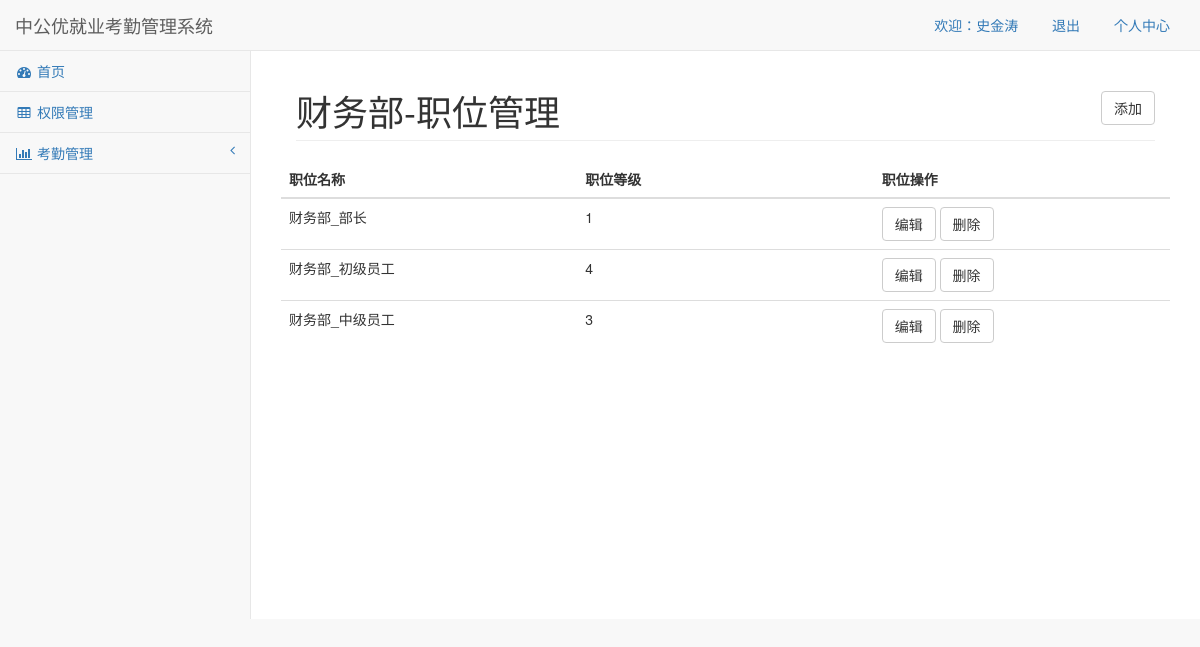
The app's page /look_position/?id=2 (signed in) with its own data.
### models.py (models this page shows, shortened)
class Base(db.Model):
    __abstract__ = True
    id = db.Column(db.Integer,primary_key=True,autoincrement=True)

class Person(Base):
    __tablename__ = "person"
    name = db.Column(db.String(32),nullable=False)
    password = db.Column(db.String(32),nullable=False)
    nickname = db.Column(db.String(32),nullable=True)
    gender = db.Column(db.String(32),nullable=True)
    age = db.Column(db.Integer,nullable=True)
    job_num = db.Column(db.String(32),nullable=True)
    phone = db.Column(db.String(32),nullable=True)
    email = db.Column(db.String(32),nullable=True)
    picture = db.Column(db.String(64),nullable=True)
    address = db.Column(db.String(64),nullable=True)
    score = db.Column(db.Float,nullable=True)
    position_id = db.Column(db.Integer,db.ForeignKey("position.id"))
    positions = db.relationship("Position",backref="person")

class Department(Base):
    __tablename__ = "department"
    name = db.Column(db.String(32)) # 部门名称
    desc = db.Column(db.Text) # 部门描述
    positions = db.relationship("Position",backref="dept")

class Position(Base):
    __tablename__ = "position"
    name = db.Column(db.String(32),nullable=True)  # 职位名称
    level = db.Column(db.Integer) # 职级  1,2,3
    Department_id = db.Column(db.Integer,db.ForeignKey("department.id"))

### views.py (the view)
@app.route("/look_position/",methods=["GET","POST"])
def look_position():
    if request.method == "GET":
        id = request.args.get("id")
        department_obj = Department.query.get(id)
        position_obj = department_obj.positions
        return render_template("look_position.html",position_obj=position_obj,department_obj=department_obj)

### views.py (called while the page is built)
@app.add_template_global
def aa():
    result = {
        'news': False,
        'renshi': False
    }
    person_id = request.cookies.get('person_id')
    person_obj = Person.query.get(person_id)
    pos_obj = person_obj.positions  # 职位对象
    permission_obj_list = pos_obj.permission  # 权限对象。
    for permission_obj in permission_obj_list:
        if permission_obj.name == '新闻管理':
            result['news'] = True
        if permission_obj.name == '人事管理':
            result['renshi'] = True
        if permission_obj.name == '考勤管理':
            result['kaoqin'] = True
    return result

### templates/look_position.html (shortened to what this page needs)
{% extends "base.html" %}
{% block contain_title %}
        {{ department_obj.name }}-职位管理
        <a class="btn btn-default pull-right" data-toggle="modal" data-target="#add_modal">添加</a>
{% endblock %}
{% block contain %}
                <div class="row">
                <div class="col-lg-12">
                    <div class="row">
                        <table class="table">
                            <thead>
                            <tr>
                                <th>职位名称</th>
                                <th>职位等级</th>
                                <th>职位操作</th>
                            </tr>
                            </thead>
                            <tbody>
                        {% for i in position_obj %}
                            <tr>
                                <td class="col-lg-4">{{ i.name }}</td>
                                <td class="col-lg-4">{{ i.level }}</td>
                                <td class="col-lg-4">
                                    <a class="btn btn-default" data-toggle="modal"
                                       onclick="getPositionInfo('{{ i.id }}','{{ i.name }}','{{ i.level }}');"
                                        data-target="#edit_modal">编辑</a>
                                    <a class="btn btn-default" href="/delete_position/?id={{ i.id }}">删除</a>
                                </td>
                            </tr>
                            {% endfor %}
                            </tbody>
                        </table>
                    </div>
                </div>
            </div>
{% endblock %}

### templates/base.html (shortened to what this page needs)
<!DOCTYPE html>
<html lang="en">
<head>
    <link href="../static/lib/sb-admin/vendor/bootstrap/css/bootstrap.min.css" rel="stylesheet">
    <link href="../static/lib/sb-admin/vendor/metisMenu/metisMenu.min.css" rel="stylesheet">
    <link href="../static/lib/sb-admin/dist/css/sb-admin-2.css" rel="stylesheet">
    <link href="../static/lib/sb-admin/vendor/font-awesome/css/font-awesome.min.css" rel="stylesheet" type="text/css">
    <link href="../static/css/index.css" rel="stylesheet" type="text/css">
</head>
<body>
<div id="wrapper">
    <nav class="navbar navbar-default navbar-static-top" role="navigation" style="margin-bottom: 0">
        <div class="navbar-header">
            <a class="navbar-brand" href="./base.html">中公优就业考勤管理系统</a>
        </div>
        <ul class="nav navbar-top-links navbar-right">
            <li>
                <a>欢迎：<span>{{ request.cookies.get("person_name") }}</span></a>
            </li>
            <li>
                <a href="/exit/">退出</a>
            </li>
            <li>
                <a href="./profile.html">个人中心</a>
            </li>
        </ul>
        <div class="navbar-default sidebar" role="navigation">
            <div class="sidebar-nav navbar-collapse">
                <ul class="nav" id="side-menu">
                    <li>
                        <a href="/index/"><i class="fa fa-dashboard fa-fw"></i> 首页</a>
                    </li>
                    <li>
                        <a href="/permission/"><i class="fa fa-table fa-fw"></i> 权限管理</a>
                    </li>
{% if aa().kaoqin == True %}
                    <li>
                        <a href="#"><i class="fa fa-bar-chart-o fa-fw"></i> 考勤管理<span class="fa arrow"></span></a>
                    </li>
                {% endif %}
                </ul>
            </div>
        </div>
    </nav>
    <div id="page-wrapper">
        <div class="container-fluid">
            <div class="row">
                <div class="col-lg-12">
                    <h1 class="page-header">{% block contain_title %}首页{% endblock %}</h1>
                </div>
            </div>
        {% block contain %}{% endblock %}
        </div>
    </div>
</div>
</body>
</html>

### records on screen
Person: cookies.get "史金涛"
Department: name "财务部"
Position: name "财务部_部长", level "1"
Position: name "财务部_初级员工", level "4"
Position: name "财务部_中级员工", level "3"
